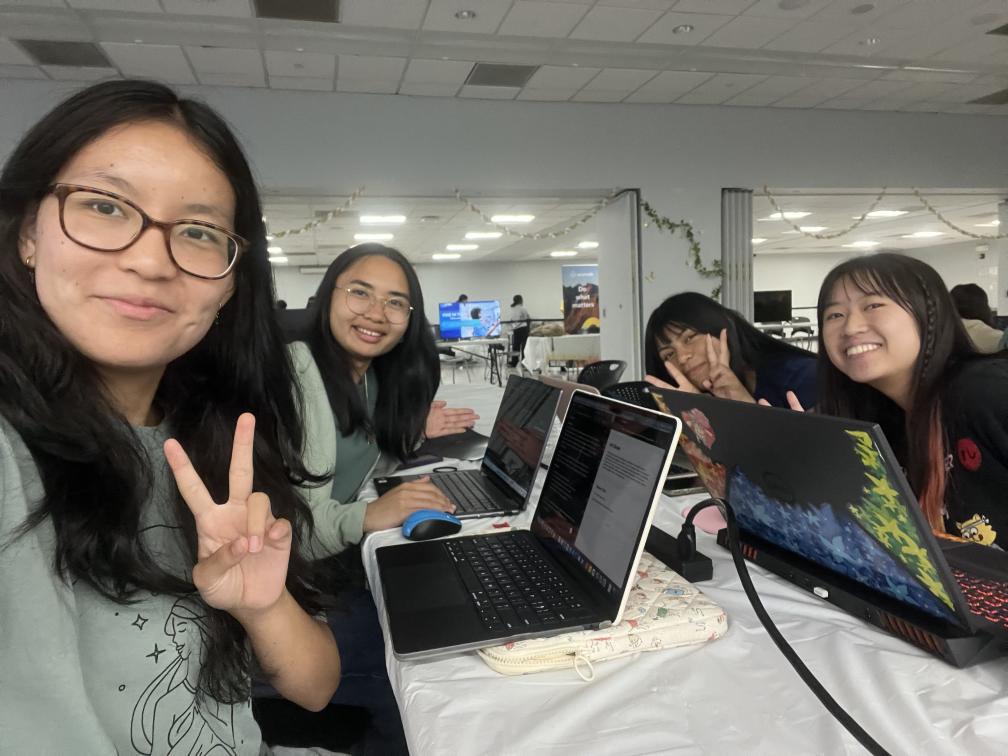
#> input picture images/IMG_7883.jpg, 4032 x 3024 px, given in place of your_drawing.png, which was not available (shown at 1/4 size)
$ python main.py
#> lines starting #> are read from the running program, lines starting #| are printed output that depends on the picture; long printed decimals are rounded; pictures that were not available may be replaced by others from this repository, and a replacement may not be noted
import cv2
import matplotlib.pyplot as plt
import tkinter as tk
from tkinter import filedialog
import numpy as np

import cv2
import numpy as np
from collections import Counter
from matplotlib import pyplot as plt

def get_dominant_color(image, k=3):
    """Find dominant color in BGR image using k-means clustering."""
    data = image.reshape((-1, 3))
    data = np.float32(data)

    criteria = (cv2.TERM_CRITERIA_EPS + cv2.TERM_CRITERIA_MAX_ITER, 10, 1.0)
    _, labels, centers = cv2.kmeans(data, k, None, criteria, 10, cv2.KMEANS_RANDOM_CENTERS)

    centers = np.uint8(centers)
    counts = Counter(labels.flatten())
    dominant = centers[counts.most_common(1)[0][0]]
    return dominant[::-1]  # convert BGR → RGB

def analyze_emotion(image_path):
#> called with image_path = 'your_drawing.png'
    img = cv2.imread(image_path)
#> img is the input picture: shape (3024, 4032, 3); mean B, G, R 102.5, 109.5, 113.3
    img = cv2.cvtColor(img, cv2.COLOR_BGR2RGB)

    # Resize for consistency
    img_small = cv2.resize(img, (256, 256))
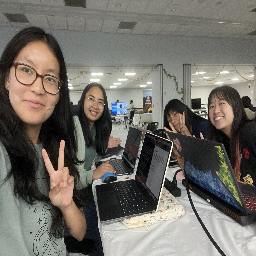
#> img_small: shape (256, 256, 3); mean R, G, B 113.2, 109.4, 102.4

    # 1. Color analysis
    dom_color = get_dominant_color(img_small, k=3)
#> in get_dominant_color, `_, labels, centers = cv2.kmeans(data, k, None, criteria, 10, cv2.KMEAN..`: centers = [[34.21, 32.76, 31.31], [193.6, 186.5, 175], [123.4, 120, 111.4]]
#> in get_dominant_color, `centers = np.uint8(centers)`: centers = [[34, 32, 31], [193, 186, 175], [123, 119, 111]]
#> in get_dominant_color, `counts = Counter(labels.flatten())`: counts = {2: 25964, 0: 21639, 1: 17933}
#> in get_dominant_color, `dominant = centers[counts.most_common(1)[0][0]]`: dominant = [123, 119, 111]
#> dom_color = [111, 119, 123]
    r, g, b = dom_color
#> r = 111; g = 119; b = 123

    # 2. Edge density (measure of "chaos")
    gray = cv2.cvtColor(img_small, cv2.COLOR_RGB2GRAY)
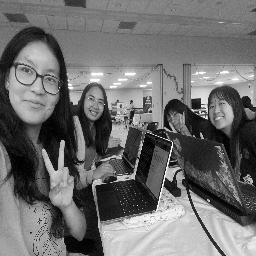
#> gray: shape (256, 256); min 0, max 255, mean 109.7
    edges = cv2.Canny(gray, 100, 200)
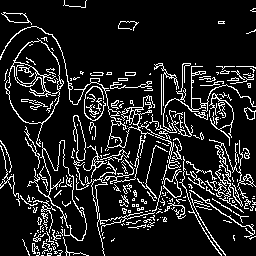
#> edges: shape (256, 256); 12.8% white in thin lines or dots
    edge_density = np.sum(edges) / edges.size
#> edge_density = 32.55

    # Simple rule-based emotion mapping
    emotion = "neutral"
    if r > 150 and r > g and r > b:
        emotion = "angry / passionate"
    elif b > 150 and b > r and b > g:
        emotion = "sad / calm"
    elif g > 150 and g > r and g > b:
        emotion = "peaceful / natural"
    elif (r + g) / 2 > 150 and b < 100:
        emotion = "happy / energetic"

    if edge_density > 50:  # high chaos
        emotion += " + anxious/tense"

    # Show image + edges
    plt.subplot(1, 2, 1)
    plt.imshow(img_small)
    plt.title("Drawing")
    plt.axis("off")

    plt.subplot(1, 2, 2)
    plt.imshow(edges, cmap="gray")
    plt.title("Edges (chaos measure)")
    plt.axis("off")

    plt.show()
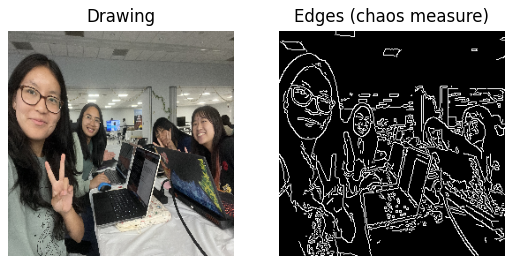
#> figure drawn by matplotlib, 2 panels

    return {
        "dominant_color": dom_color,
        "edge_density": edge_density,
        "inferred_emotion": emotion
    }

# Example usage:
result = analyze_emotion("your_drawing.png")
#> result = {'dominant_color': [111, 119, 123], 'edge_density': 32.55, 'inferred_emotion': 'neutral'}
print(result)
#| {'dominant_color': array([111, 119, 123], dtype=uint8), 'edge_density': 32.552, 'inferred_emotion': 'neutral'}
